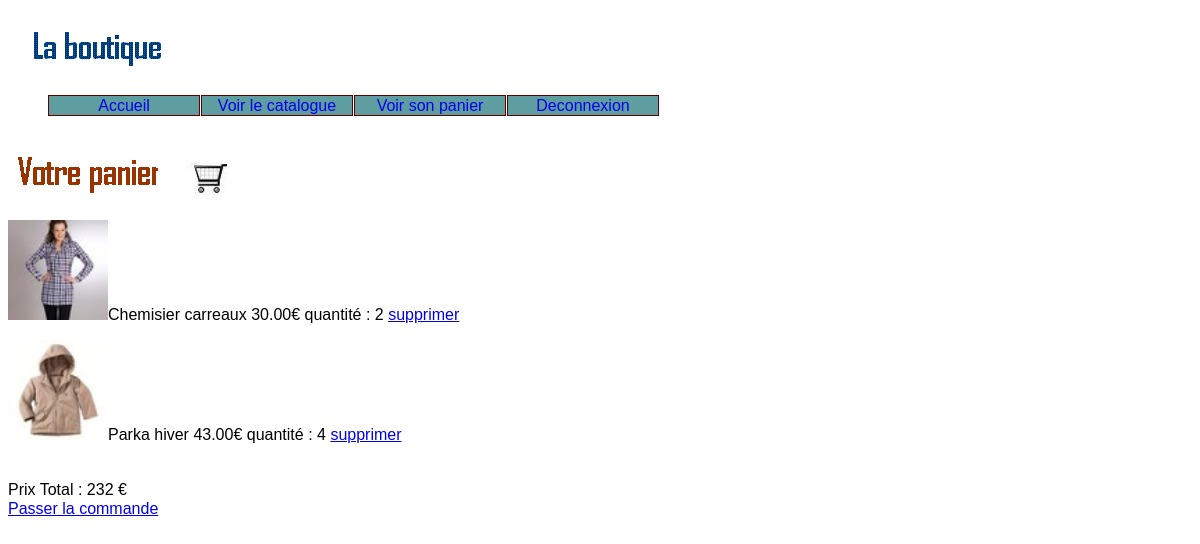
Page /index.php?uc=gererPanier&action=voirPanier (signed in) on the committed database.
### tables this page shows
CREATE TABLE `contenir` (
  `idProduit` int(11) NOT NULL,
  `idPanier` int(11) NOT NULL,
  `quantite` int(11) NOT NULL
);

CREATE TABLE `produit` (
  `idProduit` int(32) NOT NULL,
  `description` char(50) NOT NULL,
  `prix` decimal(10,2) DEFAULT NULL,
  `image` char(32) DEFAULT NULL,
  `idCategorie` char(32) NOT NULL
);

### util/fonctions.php (called while the page is built, shortened)
<?php
function connexion()
{
   $hote="localhost";
   $login="id9643130_root";
   $mdp="root01";
   $db="id9643130_boutique";
   $connexion = new PDO("mysql:host=$hote;dbname=$db", $login, $mdp)or die('Erreur connexion à la base de données');
   return $connexion;
}
function getLesProduitsDuPanier()
{
	$connexion = connexion();
	$requete = "select p.idProduit as id, pa.idPanier as idP, description, quantite, image, prix from contenir c INNER JOIN produit p on p.idProduit = c.idProduit INNER JOIN panier pa on pa.idPanier = c.idPanier where idClient = ".$_SESSION["id"]." and idEtat=1;";
	$resultat = $connexion->query($requete);
  $produits = $resultat->fetchAll();
  return $produits;
}
?>

### vues/v_panier.php (the view, shortened to what this page needs)
<img src="images/panier.gif"	alt="Panier" title="panier"/>
<img src="images/panier.jpg"	alt="Panier" title="panier"/>
<?php
$prixTotal = 0;
foreach( $lesProduits as $unProduit)
{
  $url ="<a href=index.php?uc=gererPanier&produit=".$unProduit['id']."&idPanier=".$unProduit["idP"]."&action=supprimerUnProduit>supprimer</a>";
  echo "<p><img src='".$unProduit['image']."' alt='image' width=100 height=100/>".$unProduit['description']." ".$unProduit["prix"]."€ quantité : ".$unProduit['quantite'];
  echo " $url</p>";
  $prixTotal += $unProduit["prix"]*$unProduit["quantite"];
}
echo "<br>Prix Total : $prixTotal €";
?>
<br>
<a href=index.php?uc=gererPanier&action=passerCommande>Passer la commande</a>

### util/cssGeneral.css (style rules this page uses)
html { font:normal 100%/1.2em "Trebuchet MS",Verdana,Helvetica,Arial,sans-serif; }
html, body { width: 100%; height: 100%; }

### rows in the picture
contenir: idProduit.image (picture), idProduit.description "Chemisier carreaux", idProduit.prix "30.00", quantite "2"
contenir: idProduit.image (picture), idProduit.description "Parka hiver", idProduit.prix "43.00", quantite "4"

### other values in the picture
$prixTotal "232"
